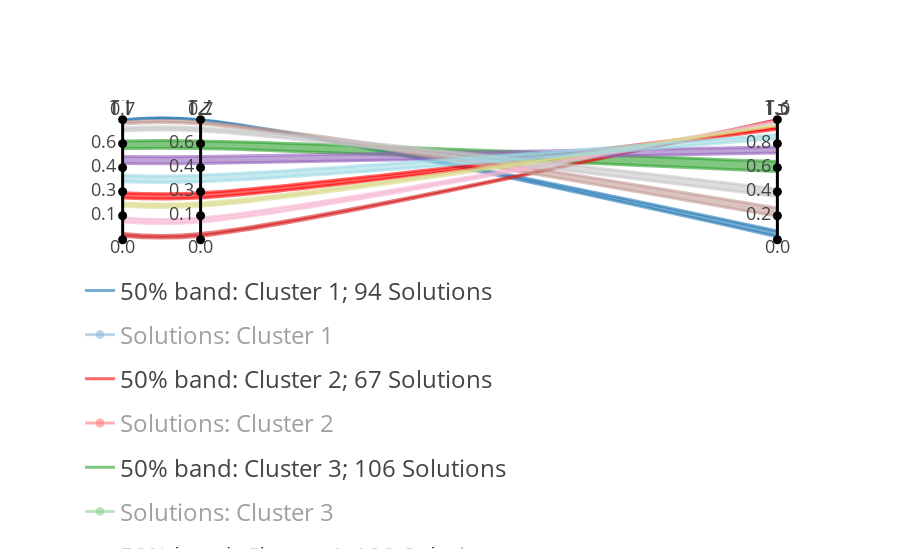

Source (notebook cell):
### Code cell
data = pd.read_csv("../data/DTLZ5.csv")
fig = auto_SCORE(data,
           dist_parameter=0.3, 
           clustering_algorithm="GMM",
           clustering_score="BIC",
           solutions=True,
           #use_absolute_corr = True,
    #distance_formula = 2,
)[0]
fig
